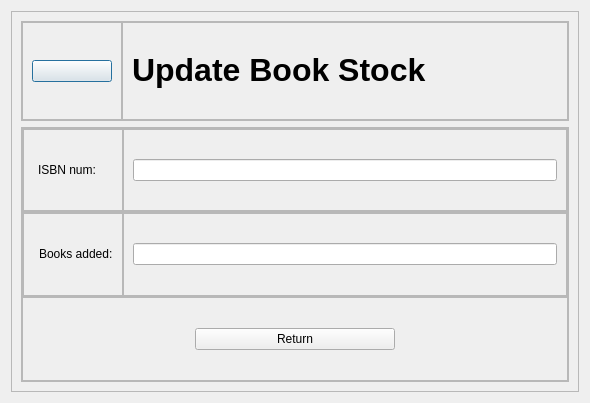
<?xml version="1.0" encoding="UTF-8"?>
<ui version="4.0">
 <class>UpdateBook</class>
 <widget class="QDialog" name="UpdateBook">
  <property name="geometry">
   <rect>
    <x>0</x>
    <y>0</y>
    <width>590</width>
    <height>403</height>
   </rect>
  </property>
  <property name="windowTitle">
   <string>Dialog</string>
  </property>
  <layout class="QHBoxLayout" name="horizontalLayout">
   <item>
    <widget class="QFrame" name="frame">
     <property name="frameShape">
      <enum>QFrame::StyledPanel</enum>
     </property>
     <property name="frameShadow">
      <enum>QFrame::Raised</enum>
     </property>
     <layout class="QVBoxLayout" name="verticalLayout">
      <item>
       <widget class="QFrame" name="frame_title">
        <property name="maximumSize">
         <size>
          <width>16777215</width>
          <height>100</height>
         </size>
        </property>
        <property name="frameShape">
         <enum>QFrame::StyledPanel</enum>
        </property>
        <property name="frameShadow">
         <enum>QFrame::Raised</enum>
        </property>
        <layout class="QHBoxLayout" name="horizontalLayout_2">
         <property name="spacing">
          <number>0</number>
         </property>
         <property name="leftMargin">
          <number>0</number>
         </property>
         <property name="topMargin">
          <number>0</number>
         </property>
         <property name="rightMargin">
          <number>0</number>
         </property>
         <property name="bottomMargin">
          <number>0</number>
         </property>
         <item>
          <widget class="QFrame" name="frame_back">
           <property name="minimumSize">
            <size>
             <width>100</width>
             <height>0</height>
            </size>
           </property>
           <property name="maximumSize">
            <size>
             <width>80</width>
             <height>16777215</height>
            </size>
           </property>
           <property name="frameShape">
            <enum>QFrame::StyledPanel</enum>
           </property>
           <property name="frameShadow">
            <enum>QFrame::Raised</enum>
           </property>
           <layout class="QHBoxLayout" name="horizontalLayout_3">
            <item>
             <widget class="QPushButton" name="pushButton_back">
              <property name="text">
               <string/>
              </property>
              <property name="icon">
               <iconset resource="Resource.qrc">
                <normaloff>:/rec/drive-download-20221026T014232Z-001/left.png</normaloff>:/rec/drive-download-20221026T014232Z-001/left.png</iconset>
              </property>
              <property name="iconSize">
               <size>
                <width>40</width>
                <height>40</height>
               </size>
              </property>
             </widget>
            </item>
           </layout>
          </widget>
         </item>
         <item>
          <widget class="QFrame" name="frame_name">
           <property name="frameShape">
            <enum>QFrame::StyledPanel</enum>
           </property>
           <property name="frameShadow">
            <enum>QFrame::Raised</enum>
           </property>
           <layout class="QHBoxLayout" name="horizontalLayout_4">
            <item>
             <widget class="QLabel" name="label_name">
              <property name="text">
               <string>&lt;html&gt;&lt;head/&gt;&lt;body&gt;&lt;p&gt;&lt;span style=&quot; font-size:24pt; font-weight:700;&quot;&gt;Update Book Stock&lt;/span&gt;&lt;/p&gt;&lt;/body&gt;&lt;/html&gt;</string>
              </property>
             </widget>
            </item>
           </layout>
          </widget>
         </item>
        </layout>
       </widget>
      </item>
      <item>
       <widget class="QFrame" name="frame_body">
        <property name="frameShape">
         <enum>QFrame::StyledPanel</enum>
        </property>
        <property name="frameShadow">
         <enum>QFrame::Raised</enum>
        </property>
        <layout class="QVBoxLayout" name="verticalLayout_2">
         <property name="spacing">
          <number>0</number>
         </property>
         <property name="leftMargin">
          <number>0</number>
         </property>
         <property name="topMargin">
          <number>0</number>
         </property>
         <property name="rightMargin">
          <number>0</number>
         </property>
         <property name="bottomMargin">
          <number>0</number>
         </property>
         <item>
          <widget class="QFrame" name="frame_user">
           <property name="frameShape">
            <enum>QFrame::StyledPanel</enum>
           </property>
           <property name="frameShadow">
            <enum>QFrame::Raised</enum>
           </property>
           <layout class="QHBoxLayout" name="horizontalLayout_5">
            <property name="spacing">
             <number>0</number>
            </property>
            <property name="leftMargin">
             <number>0</number>
            </property>
            <property name="topMargin">
             <number>0</number>
            </property>
            <property name="rightMargin">
             <number>0</number>
            </property>
            <property name="bottomMargin">
             <number>0</number>
            </property>
            <item>
             <widget class="QFrame" name="frame_usertxxt">
              <property name="minimumSize">
               <size>
                <width>100</width>
                <height>0</height>
               </size>
              </property>
              <property name="maximumSize">
               <size>
                <width>200</width>
                <height>16777215</height>
               </size>
              </property>
              <property name="frameShape">
               <enum>QFrame::StyledPanel</enum>
              </property>
              <property name="frameShadow">
               <enum>QFrame::Raised</enum>
              </property>
              <layout class="QHBoxLayout" name="horizontalLayout_10">
               <item alignment="Qt::AlignRight">
                <widget class="QLabel" name="label_user">
                 <property name="maximumSize">
                  <size>
                   <width>110</width>
                   <height>40</height>
                  </size>
                 </property>
                 <property name="text">
                  <string>ISBN num:     </string>
                 </property>
                 <property name="scaledContents">
                  <bool>true</bool>
                 </property>
                </widget>
               </item>
              </layout>
             </widget>
            </item>
            <item>
             <widget class="QFrame" name="frame_usertxt">
              <property name="frameShape">
               <enum>QFrame::StyledPanel</enum>
              </property>
              <property name="frameShadow">
               <enum>QFrame::Raised</enum>
              </property>
              <layout class="QVBoxLayout" name="verticalLayout_3">
               <item>
                <widget class="QLineEdit" name="lineEdit_num"/>
               </item>
              </layout>
             </widget>
            </item>
           </layout>
          </widget>
         </item>
         <item>
          <widget class="QFrame" name="frame_isbn">
           <property name="frameShape">
            <enum>QFrame::StyledPanel</enum>
           </property>
           <property name="frameShadow">
            <enum>QFrame::Raised</enum>
           </property>
           <layout class="QHBoxLayout" name="horizontalLayout_6">
            <property name="spacing">
             <number>0</number>
            </property>
            <property name="leftMargin">
             <number>0</number>
            </property>
            <property name="topMargin">
             <number>0</number>
            </property>
            <property name="rightMargin">
             <number>0</number>
            </property>
            <property name="bottomMargin">
             <number>0</number>
            </property>
            <item>
             <widget class="QFrame" name="frame_isbnlable">
              <property name="minimumSize">
               <size>
                <width>100</width>
                <height>0</height>
               </size>
              </property>
              <property name="maximumSize">
               <size>
                <width>200</width>
                <height>16777215</height>
               </size>
              </property>
              <property name="frameShape">
               <enum>QFrame::StyledPanel</enum>
              </property>
              <property name="frameShadow">
               <enum>QFrame::Raised</enum>
              </property>
              <layout class="QHBoxLayout" name="horizontalLayout_9">
               <item alignment="Qt::AlignRight">
                <widget class="QLabel" name="label_isbn">
                 <property name="maximumSize">
                  <size>
                   <width>110</width>
                   <height>40</height>
                  </size>
                 </property>
                 <property name="text">
                  <string>Books added:</string>
                 </property>
                 <property name="scaledContents">
                  <bool>true</bool>
                 </property>
                </widget>
               </item>
              </layout>
             </widget>
            </item>
            <item>
             <widget class="QFrame" name="frame_isbntxt">
              <property name="frameShape">
               <enum>QFrame::StyledPanel</enum>
              </property>
              <property name="frameShadow">
               <enum>QFrame::Raised</enum>
              </property>
              <layout class="QVBoxLayout" name="verticalLayout_4">
               <item>
                <widget class="QLineEdit" name="lineEdit_copy"/>
               </item>
              </layout>
             </widget>
            </item>
           </layout>
          </widget>
         </item>
         <item>
          <widget class="QFrame" name="frame_2">
           <property name="frameShape">
            <enum>QFrame::StyledPanel</enum>
           </property>
           <property name="frameShadow">
            <enum>QFrame::Raised</enum>
           </property>
           <layout class="QHBoxLayout" name="horizontalLayout_13">
            <item>
             <widget class="QPushButton" name="pushButton">
              <property name="maximumSize">
               <size>
                <width>200</width>
                <height>16777215</height>
               </size>
              </property>
              <property name="text">
               <string>Return</string>
              </property>
             </widget>
            </item>
           </layout>
          </widget>
         </item>
        </layout>
       </widget>
      </item>
     </layout>
    </widget>
   </item>
  </layout>
 </widget>
 <resources>
  <include location="Resource.qrc"/>
 </resources>
 <connections/>
</ui>
